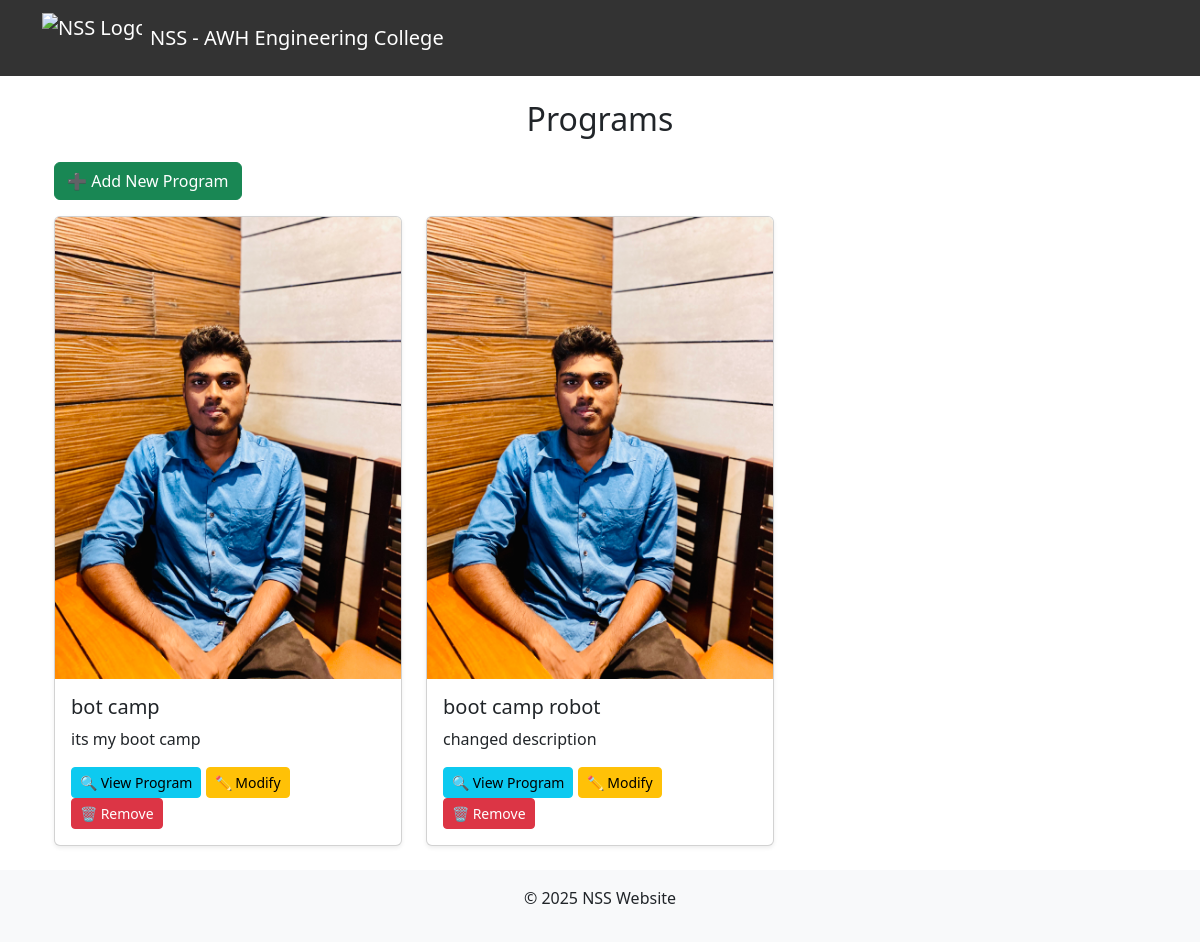
Page /programs/ on the earlier database version.
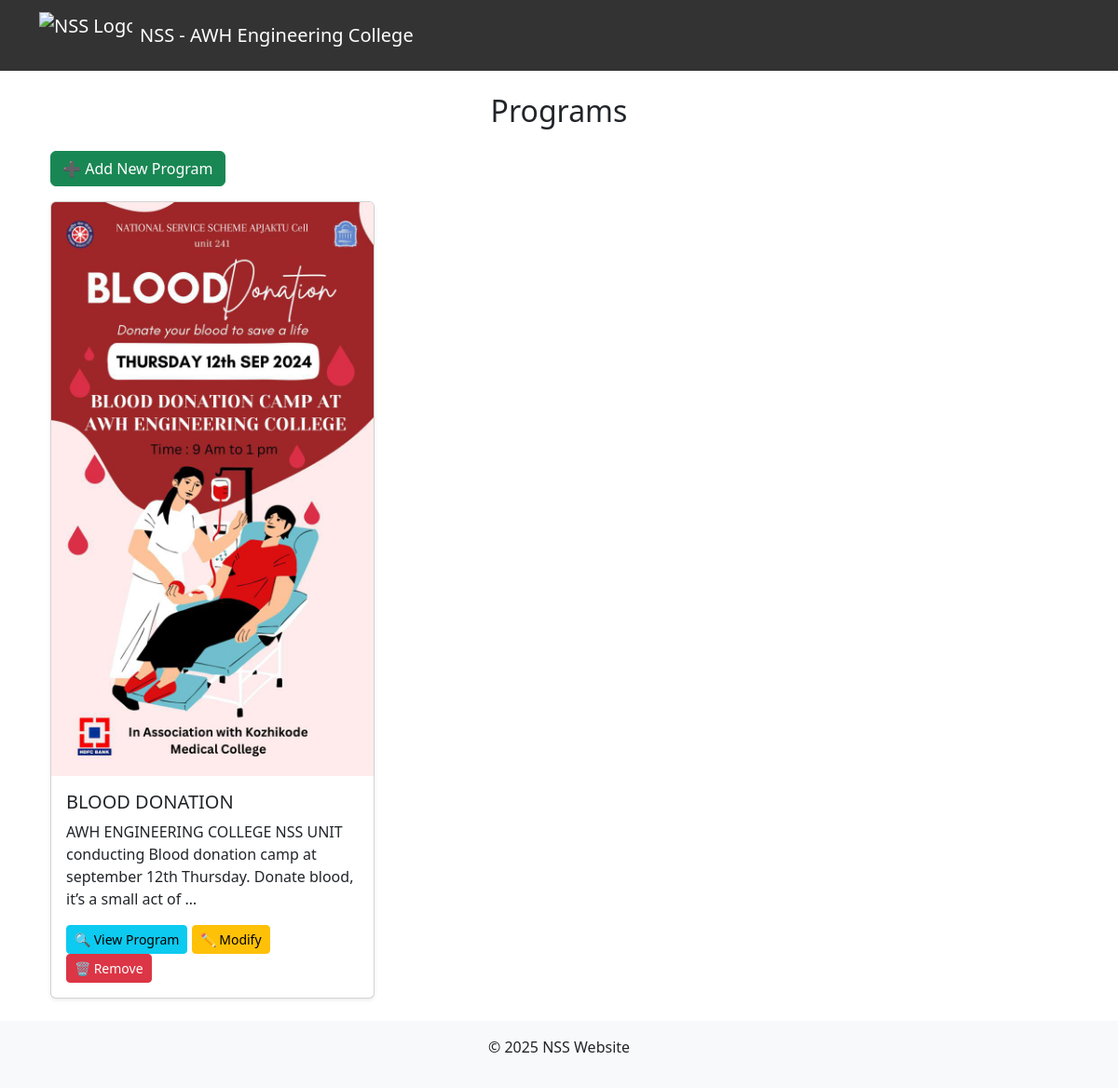
Same page on the later database version.
### nss/models.py (models this page shows, shortened)
class Program(models.Model):
    title = models.CharField(max_length=200)
    description = models.TextField()
    poster_image = models.ImageField(upload_to='program_images/', blank=True, null=True)
    more_description = models.TextField(blank=True, null=True)

### nss/views.py (the view)
# urls.py: path('programs/', views.programs, name='programs'),  # ✅ List Programs
def programs(request):
    all_programs = Program.objects.all()  # Fetch all programs
    return render(request, 'programs/program_list.html', {'programs': all_programs})

### nss/templates/programs/program_list.html
{% extends "base.html" %}
{% block content %}
<div class="container mt-4">
    <h2 class="text-center mb-4">Programs</h2>
    <a href="{% url 'add_program' %}" class="btn btn-success mb-3">➕ Add New Program</a>
    <div class="row">
        {% for program in programs %}
        <div class="col-md-4">
            <div class="card shadow-sm">
                {% if program.poster_image %}
                <img src="{{ program.poster_image.url }}" class="card-img-top" alt="{{ program.title }}">
                {% else %}
                <img src="https://via.placeholder.com/300" class="card-img-top" alt="No Image">
                {% endif %}
                <div class="card-body">
                    <h5 class="card-title">{{ program.title }}</h5>
                    <p class="card-text">{{ program.description|truncatewords:20 }}</p>
                    <a href="{% url 'view_program' program.pk %}" class="btn btn-info btn-sm">🔍 View Program</a>
                    <a href="{% url 'modify_program' program.pk %}" class="btn btn-warning btn-sm">✏️ Modify</a>
                    <a href="{% url 'remove_program' program.pk %}" class="btn btn-danger btn-sm">🗑️ Remove</a>
                </div>
            </div>
        </div>
        {% empty %}
        <p class="text-center">No programs available.</p>
        {% endfor %}
    </div>
</div>
{% endblock %}

### nss/templates/base.html (shortened to what this page needs)
<!DOCTYPE html>
<html lang="en">
<head>
    <link rel="stylesheet" href="https://cdn.jsdelivr.net/npm/bootstrap@5.3.0/dist/css/bootstrap.min.css">
</head>
<body>
    <nav class="navbar navbar-expand-lg navbar-dark">
        <div class="container">
            <a class="navbar-brand d-flex align-items-center me-auto" href="/">
                <img src="https://cdn.freelogovectors.net/wp-content/uploads/2023/02/nss-logo-national-service-scheme-freelogovectors.net_.png"
                     alt="NSS Logo" width="100" height="50" class="me-2">
                <span>NSS - AWH Engineering College</span>
            </a>
        </div>
    </nav>
    <div class="container mt-4">
        {% block content %}
        {% endblock %}
    </div>
    <footer class="text-center mt-4 py-3 bg-light">
        <p>&copy; 2025 NSS Website</p>
    </footer>
</body>
</html>

### nss/templates/base.html (style rules this page uses)
.navbar { background: rgba(0, 0, 0, 0.8); }

Differences in the rows shown:
removed Program: poster_image (picture), title "bot camp", description "its my boot camp"
removed Program: poster_image (picture), title "boot camp robot", description "changed description"
added Program: poster_image (picture), title "BLOOD DONATION", description "AWH ENGINEERING COLLEGE NSS UNIT conducting Blood donation camp at september 12th Thursday. Donate blood, it’s a small act of …"
